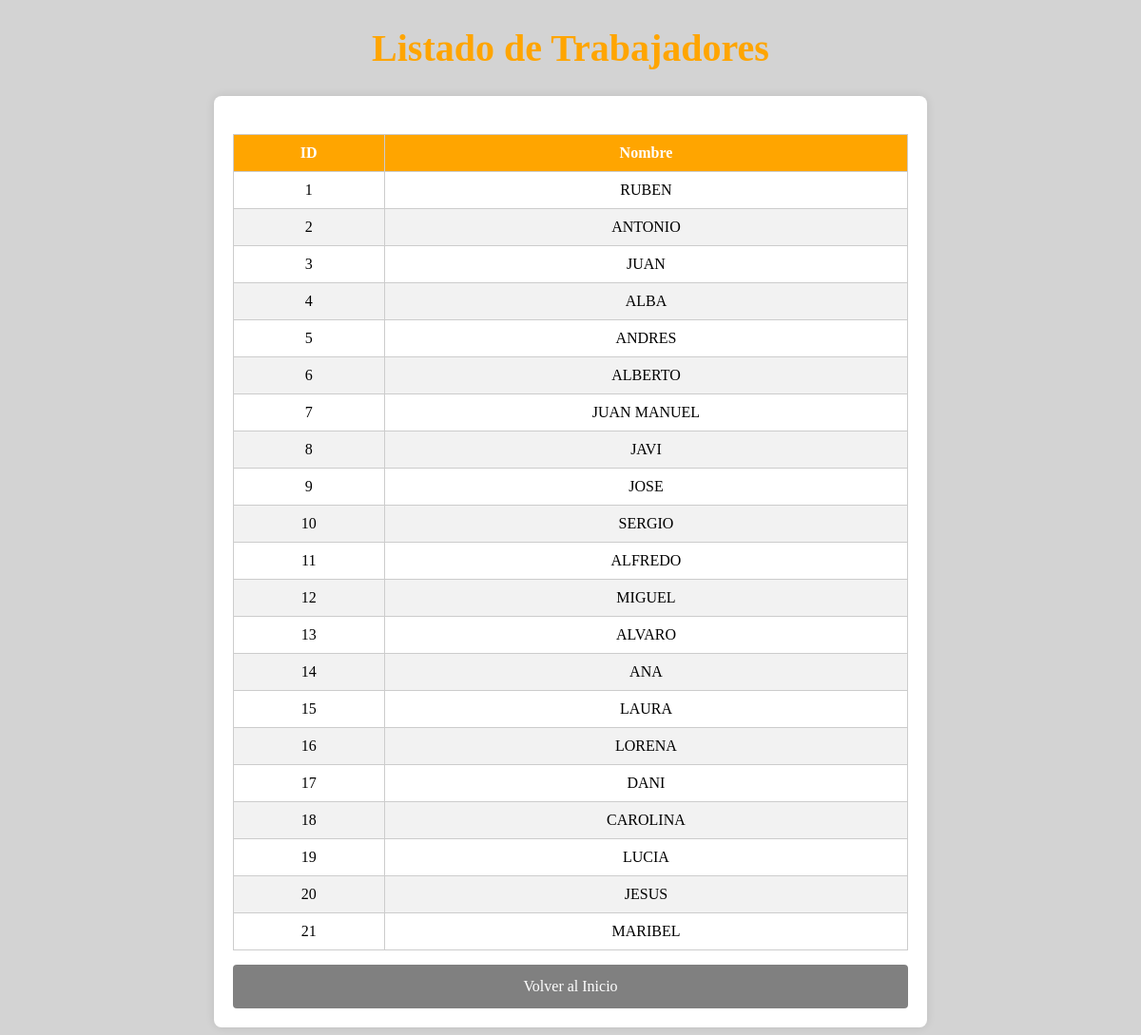
/estadisticasTrabajadores/, run on the app's committed database.
### pda/models.py (models this page shows, shortened)
class Trabajador(models.Model):
    nombre=models.TextField(null=True,blank=True)

### pda/views.py (the view)
# urls.py: path('estadisticasTrabajadores/', lista_trabajadores),
def lista_trabajadores(request):
    trabajadores=Trabajador.objects.all()
    trabajadores_lista=[]
    for tra in trabajadores:
        trabajador_lista={
           'id':tra.id,
           'nombre':tra.nombre
        }
        trabajadores_lista.append(trabajador_lista)
    return render(request,'lista_trabajadores.html',
                   {
                       'trabajadores_lista':trabajadores_lista
                   })

### templates/lista_trabajadores.html (shortened to what this page needs)
<!DOCTYPE html>
<html lang="en">
<head>
</head>
<body>
    <h1>Listado de Trabajadores</h1>
    <div class="container">
        <div class="form-container">
            <table>
                <thead>
                    <tr>
                        <th>ID</th>
                        <th>Nombre</th>
                    </tr>
                </thead>
                <tbody>
                    {% for t in trabajadores_lista %}
                    <tr>
                        <td><a href="{% url 'estadisticas_trabajador' t.id %}">{{ t.id }}</a></td>
                        <td>{{ t.nombre }}</td>
                    </tr>
                    {% endfor %}
                </tbody>
            </table>
            <a class="aPer" href="/paginaInicial/">Volver al Inicio</a>
        </div>
    </div>
</body>
</html>

### templates/lista_trabajadores.html (style rules this page uses)
body { background-color: lightgrey; }
h1 { text-align: center; color: orange; font-size: 40px; }
.container { display: flex; justify-content: center; margin-top: 20px; }
.form-container { background-color: white; padding: 20px; border-radius: 8px; box-shadow: 0 0 10px rgba(0, 0, 0, 0.1); width: 60%; }
.aPer { text-decoration: none; color: white; display: block; background-color: grey; padding: 14px 20px; text-align: center; margin-top: 15px; width: 100%; box-sizing: border-box; border-radius: 4px; }
a { color: inherit; text-decoration: none; background: none; border: none; }
table { width: 100%; border-collapse: collapse; margin-top: 20px; }
th, td { border: 1px solid #ccc; padding: 10px; text-align: center; }
th { background-color: orange; color: white; }
tr:nth-child(even) { background-color: #f2f2f2; }

### data on the page
Trabajador: nombre "RUBEN"
Trabajador: nombre "ANTONIO"
Trabajador: nombre "JUAN"
Trabajador: nombre "ALBA"
Trabajador: nombre "ANDRES"
Trabajador: nombre "ALBERTO"
Trabajador: nombre "JUAN MANUEL"
Trabajador: nombre "JAVI"
Trabajador: nombre "JOSE"
Trabajador: nombre "SERGIO"
Trabajador: nombre "ALFREDO"
Trabajador: nombre "MIGUEL"
Trabajador: nombre "ALVARO"
Trabajador: nombre "ANA"
Trabajador: nombre "LAURA"
Trabajador: nombre "LORENA"
Trabajador: nombre "DANI"
Trabajador: nombre "CAROLINA"
Trabajador: nombre "LUCIA"
Trabajador: nombre "JESUS"
Trabajador: nombre "MARIBEL"

### other printed values
{{ t.id }} "1" "2" "3" "4" "5" "6" "7" "8" "9" "10" "11" "12" "13" "14" "15" "16" "17" "18" "19" "20" "21"
